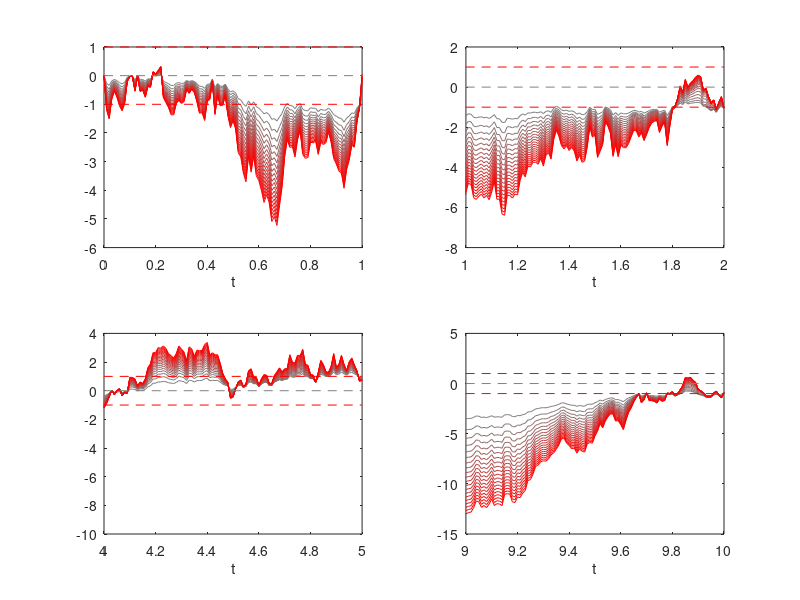

This figure's MATLAB source: (Note: this script raises an error after producing the figure.)
close all
fig = figure;

nus = 1:1:20;
dt = 0.01;
Ts = [1 2 5 10];

for iT=1:numel(Ts)
    T = Ts(iT);
    subplot(2,2,iT)

    for n=1:numel(nus)
        nu =  nus(n);
        u = @(x,t) (tanh(x ./ (nu*(T-t))) - x) ./ (T-t);
        rng(1)
        x = 0;
        ts = 0:dt:T;

        xhist = zeros(1, numel(ts));
        uhist = NaN(1, numel(ts));

        for i=1:numel(ts)    
            t = ts(i);
            xhist(i) = x;
            uhist(i) = u(x,t);

            dxi = randn(1) * sqrt(nu*dt);
            x = x + uhist(i)*dt + dxi;
    end

    % plot(ts, xhist, ts, uhist)
    nuspread = 2*(max(nus) - min(nus));
    color = @(i) [0.5+(i-min(nus))/nuspread, 0.5-(i-min(nus))/nuspread, 0.5-(i-min(nus))/nuspread];


    plot(ts, xhist, 'Color', color(nu))
    hold on

    % hold off
    % legend('x', 'zero axis', 'targets', 'Location', 'southwest')
    % title(strcat({'Optimal Control, nu='},num2str(nu), {', T='},num2str(T)))
    end

    plot([0 T], [0 0], '--', 'Color', [0.5 0.5 0.5])
    plot([0 T], [1 1], '--', 'Color', [1 0 0])
    plot([0 T], [-1 -1], '--', 'Color', [1 0 0])
    xlabel('t')

    xlim([T-1 T]);
end

suptitle('suuuper')

cmap = reshape(color(nus), [numel(nus) 3]);
colormap(cmap);
cbh = colorbar('peer', gca, [0.924414348462665 0.106870229007634 0.0183016105417277 0.743002544529263]);
set(cbh, 'YTickLabel', char(arrayfun(@num2str, get(cbh, 'YTick') + min(nus)-1, 'UniformOutput', false)));
ylabel(cbh, 'nu')